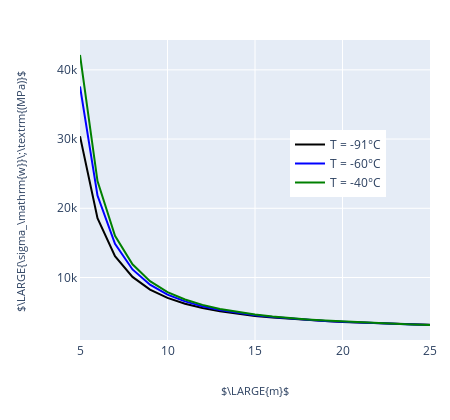

The notebook cell this image was saved under:
### Markdown cell above
### Weibull stress vs Shape parameter `m`

### Code cell
# non-normalised Weibull

data = []
lines = ['solid','dash']
ylab =  r'$\LARGE{\sigma_\mathrm{w}}\;\textrm{(MPa)}$ '

for ri, sw_r in enumerate(glob_sw_all):
    temp_ri = temps[ri]
    x_plot = []
    y_plot = []
    for mi, sw in enumerate(sw_r):                
        x_plot.append(m_vals[mi])
        y_plot.append(sw[gdata_all[ri]['j0_idx']-np.array(skipped_lines_all)[ri]])

        if mi == 0:
            print(gdata_all[ri]['j0'])
    data.append({
            'x': x_plot,
            'y': np.array(y_plot) ,
#             'name': file_labs[ri],
            'name': r'T = ' + str(temps[ri]) + r'°C',
#             'name': str(num_el[ri]) + ' elements',
#             'name': paths[ri][18:],
#             'name': str(radii[ri]) + ' μm',
            'line': {'dash': lines[0], 'color': cols[ri], 'width': 2},
             'mode': 'lines',
        })
  

layout = {
    'width': 450,
    'height': 420,
    'xaxis': {
#         'range': [-0.1, 1.1],
        'zeroline': False,
        'showline': True,
        'mirror': 'all',
#         'title': r'$m$',
        'titlefont':{'size': 13}
    },
    'yaxis': {
        'zeroline': False,
        'showline': True,
        'mirror': 'all',
#         'title': '$\sigma_\mathrm{w}/\sigma_\mathrm{f} $ ',
        'titlefont':{'size': 13},

    },
    'annotations':[
    {
        'text':  r'$\LARGE{m}$',
        'x': 0.5,
        'y': -0.2,
        'xref': 'paper',
        'yref': 'paper',
        'showarrow': False,
        'font': {'size': 11},
    },
        {
        'text': ylab,
        'x': -0.2,
        'y': 0.5,
        'xref': 'paper',
        'yref': 'paper',
        'showarrow': False,
        'font': {'size': 11},
        'textangle': -90
    },
    ],
    'legend':{
        'x': 0.6,
        'y': 0.7,
    },
     'margin': {
                'l': 80,
                'r': 20,
                'b': 80,
                't': 40,
#                 'pad': 1
     },

}
layout['xaxis']['range'] = [5, 25]
# layout['yaxis']['range'] = [-0.1, 1]
layout['showlegend'] = True
f = go.FigureWidget(data,layout)
py.iplot(f)
# pio.write_image(f, 'images-jan2020/fig6.svg',width=450, height=400,)

### Figure 1 — Plotly figure (JSON) as saved in the notebook; plotly's stock layout.template omitted (floating-point values rounded to 4 significant figures)
{"data": [{"line": {"color": "black", "dash": "solid", "width": 2}, "mode": "lines", "name": "T = -91°C", "type": "scatter", "uid": "923f2f7c-9f3c-4d11-9745-0a2707a3476a", "x": [5, 6, 7, 8, 9, 10, 11, 12, 13, 14, 15, 16, 17, 18, 19, 20, 21, 22, 23, 24, 25], "y": [30420.0, 18560.0, 13080.0, 10090.0, 8260.0, 7051.0, 6205.0, 5584.0, 5113.0, 4746.0, 4452.0, 4213.0, 4015.0, 3848.0, 3706.0, 3584.0, 3479.0, 3386.0, 3304.0, 3232.0, 3167.0]}, {"line": {"color": "blue", "dash": "solid", "width": 2}, "mode": "lines", "name": "T = -60°C", "type": "scatter", "uid": "c88b05a0-1347-48ea-9285-eb486e4bb9da", "x": [5, 6, 7, 8, 9, 10, 11, 12, 13, 14, 15, 16, 17, 18, 19, 20, 21, 22, 23, 24, 25], "y": [37610.0, 21840.0, 14860.0, 11170.0, 8962.0, 7533.0, 6546.0, 5833.0, 5296.0, 4881.0, 4552.0, 4285.0, 4065.0, 3882.0, 3726.0, 3592.0, 3477.0, 3376.0, 3287.0, 3208.0, 3138.0]}, {"line": {"color": "green", "dash": "solid", "width": 2}, "mode": "lines", "name": "T = -40°C", "type": "scatter", "uid": "1e224710-aecb-4694-b17f-097e7f1df0ee", "x": [5, 6, 7, 8, 9, 10, 11, 12, 13, 14, 15, 16, 17, 18, 19, 20, 21, 22, 23, 24, 25], "y": [42150.0, 23930.0, 16030.0, 11900.0, 9465.0, 7895.0, 6819.0, 6043.0, 5462.0, 5014.0, 4660.0, 4373.0, 4137.0, 3940.0, 3773.0, 3630.0, 3507.0, 3399.0, 3304.0, 3220.0, 3145.0]}], "layout": {"annotations": [{"font": {"size": 11}, "showarrow": false, "text": "$\\LARGE{m}$", "x": 0.5, "xref": "paper", "y": -0.2, "yref": "paper"}, {"font": {"size": 11}, "showarrow": false, "text": "$\\LARGE{\\sigma_\\mathrm{w}}\\;\\textrm{(MPa)}$ ", "textangle": -90, "x": -0.2, "xref": "paper", "y": 0.5, "yref": "paper"}], "height": 420, "legend": {"x": 0.6, "y": 0.7}, "margin": {"b": 80, "l": 80, "r": 20, "t": 40}, "showlegend": true, "width": 450, "xaxis": {"mirror": "all", "range": [5, 25], "showline": true, "title": {"font": {"size": 13}}, "zeroline": false}, "yaxis": {"mirror": "all", "showline": true, "title": {"font": {"size": 13}}, "zeroline": false}}}
